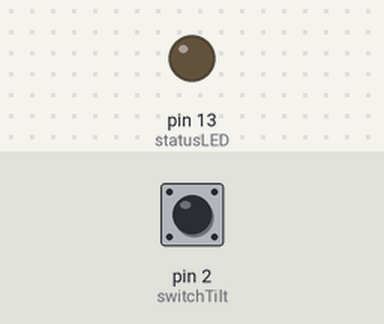
This sketch was run on a simulated Arduino Uno, built with avr-gcc and run on an emulated ATmega328P. Shown: output pins drawn as LEDs (lit = HIGH). The inputs (shaded band) are chosen by the test bench; at power-on: pin 2 (switchTilt) LOW.

Above: at 1.2 s.
1.3 s: pin 2 (switchTilt) pulled HIGH for 0.15 s
At 1.37 s:
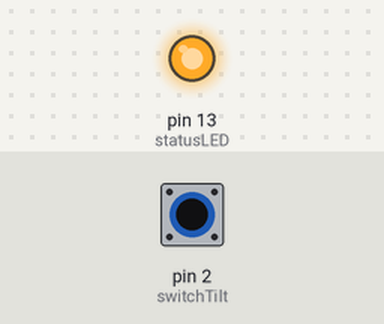
2.9 s: pin 2 (switchTilt) pulled HIGH for 3.2 s
At 6.4 s:
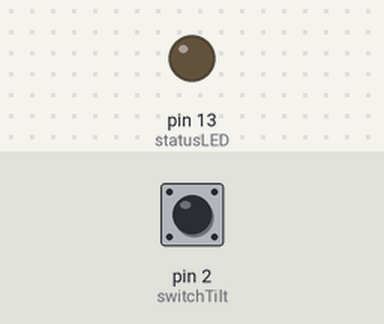
Timing chart, 0 to 7.9 s (numbered marks = the images above; inputs shaded):
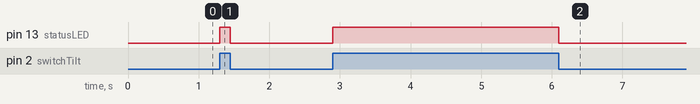

The sketch:

smart_package.ino
```cpp
const int statusLED = 13;
const int switchTilt = 2;
int val = 0;
void setup(){
   pinMode (statusLED,OUTPUT);
   pinMode (switchTilt,INPUT);
}
void loop(){
   val = digitalRead(switchTilt);
   if (val == HIGH){
      digitalWrite(statusLED,HIGH);
   }
   else {
   digitalWrite(statusLED,LOW);
   }
}
```

Measured:
- after the input at 1.3 s, pin 13 (statusLED): LOW → HIGH at once, → LOW 0.15 s later
- after the input at 2.9 s, pin 13 (statusLED): LOW → HIGH at once, → LOW 3.2 s later
